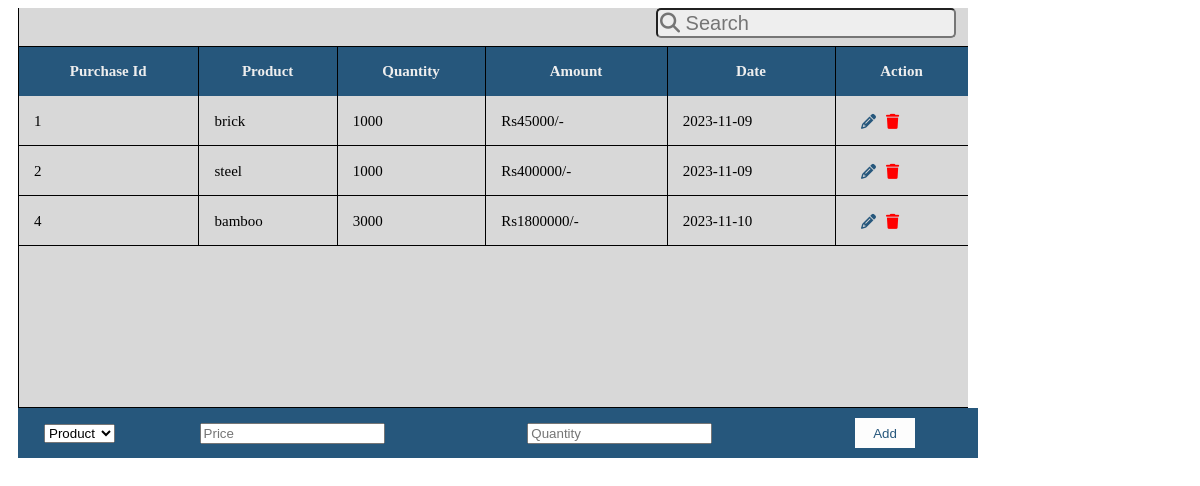
The app's page /raw/display.purchase.php with its own data.
### tables this page shows
CREATE TABLE `purchase` (
  `id` int(11) NOT NULL,
  `product_id` int(11) NOT NULL,
  `quantity` varchar(100) NOT NULL,
  `amount` varchar(100) NOT NULL,
  `date_added` varchar(100) NOT NULL
);

CREATE TABLE `product` (
  `product_id` int(11) NOT NULL,
  `name` varchar(100) NOT NULL,
  `supplier_id` int(11) NOT NULL,
  `price` varchar(100) NOT NULL
);

### raw/display.purchase.php (the view, shortened to what this page needs)
<link rel="stylesheet" href="https://cdnjs.cloudflare.com/ajax/libs/font-awesome/6.2.1/css/all.min.css" />
<div class="dis_play">
<div class="tableFixHead">
<input type="text" id="search" placeholder="&#xF002; Search" style="font-family: Arial, FontAwesome;">
<table id="myTable">
        <thead>
                <th>Purchase Id</th>
                <th>Product</th>
                <th>Quantity</th>
                <th>Amount</th>
                <th>Date</th>
                <th>Action</th>
        </thead>
        <tbody>
        <?php
include 'php/config.php';
$query = "SELECT purchase.id, purchase.quantity, purchase.amount, purchase.date_added,
          product.name AS product_name, suppliers.name AS supplier_name
          FROM purchase
          LEFT JOIN product ON purchase.product_id = product.product_id
          LEFT JOIN suppliers ON product.supplier_id = suppliers.supplier_id";
$result = mysqli_query($con, $query);
if (mysqli_num_rows($result) > 0) {
    while ($row = mysqli_fetch_assoc($result)) {
        echo '<tr>';
        echo '<td>' . $row['id'] . '</td>';
        echo '<td>' . $row['product_name'] . '</td>';
        echo '<td>' . $row['quantity'] . '</td>';
        echo '<td> Rs' . $row['amount'] . '/-</td>';
        echo '<td>' . $row['date_added'] . '</td>';
        echo '<td><a href="update.purchase.php?id='. $row['id'] . '" id="pencil"><i class="fa fa-pencil"></i></a><a href="delete.purchase.php?id=' . $row['id'] . '"><i class="fa fa-trash" id="trash"></i></a></td>';
        echo '</tr>';
    }
    echo '</table>';
} else {
    echo 'No records found.';
}
?>
</div>
<div class="added">
<?php include 'add.purchase.php';?>
</div>
</div>
</html>

### raw/display.purchase.php (style rules this page uses)
.tableFixHead { overflow: auto; height: 100px; margin-left: 10px; background: #d8d8d8; }
.tableFixHead thead th { position: sticky; top: 0; z-index: 1; }
table { border-collapse: collapse; width: 100%; font-size: 15px; }
th, td { padding: 8px 16px; }
th { background: #eee; }
.tableFixHead { overflow: auto; height: 400px; width: 950px; }
table { border-collapse: collapse; width: 100%; }
th, td { padding: 8px 16px; white-space: nowrap; height: 50px; }
th { background: #26577C; color: #eee; }
.tableFixHead, .tableFixHead td { box-shadow: inset 1px -1px #000; }
.tableFixHead th { box-shadow: inset 1px 1px #000, 0 1px #000; }
.dis_play { display: block; }
.added { margin-left: 10px; height: 50px; width: 950px; background: #26577C; }
#search { width: 300px; height: 30px; margin-bottom: 8px; margin-right: 12px; float: right; outline: #26577C; border-radius: 5px; background: #eee; color: #26577C; font-size: 20px; }
#pencil { color: #26577C; margin-right: 10px; margin-left: 10px; }
#trash { color: red; }

### records on screen
purchase: id "1", product.name "brick", quantity "1000", amount "45000", date_added "2023-11-09"
purchase: id "2", product.name "steel", quantity "1000", amount "400000", date_added "2023-11-09"
purchase: id "4", product.name "bamboo", quantity "3000", amount "1800000", date_added "2023-11-10"
